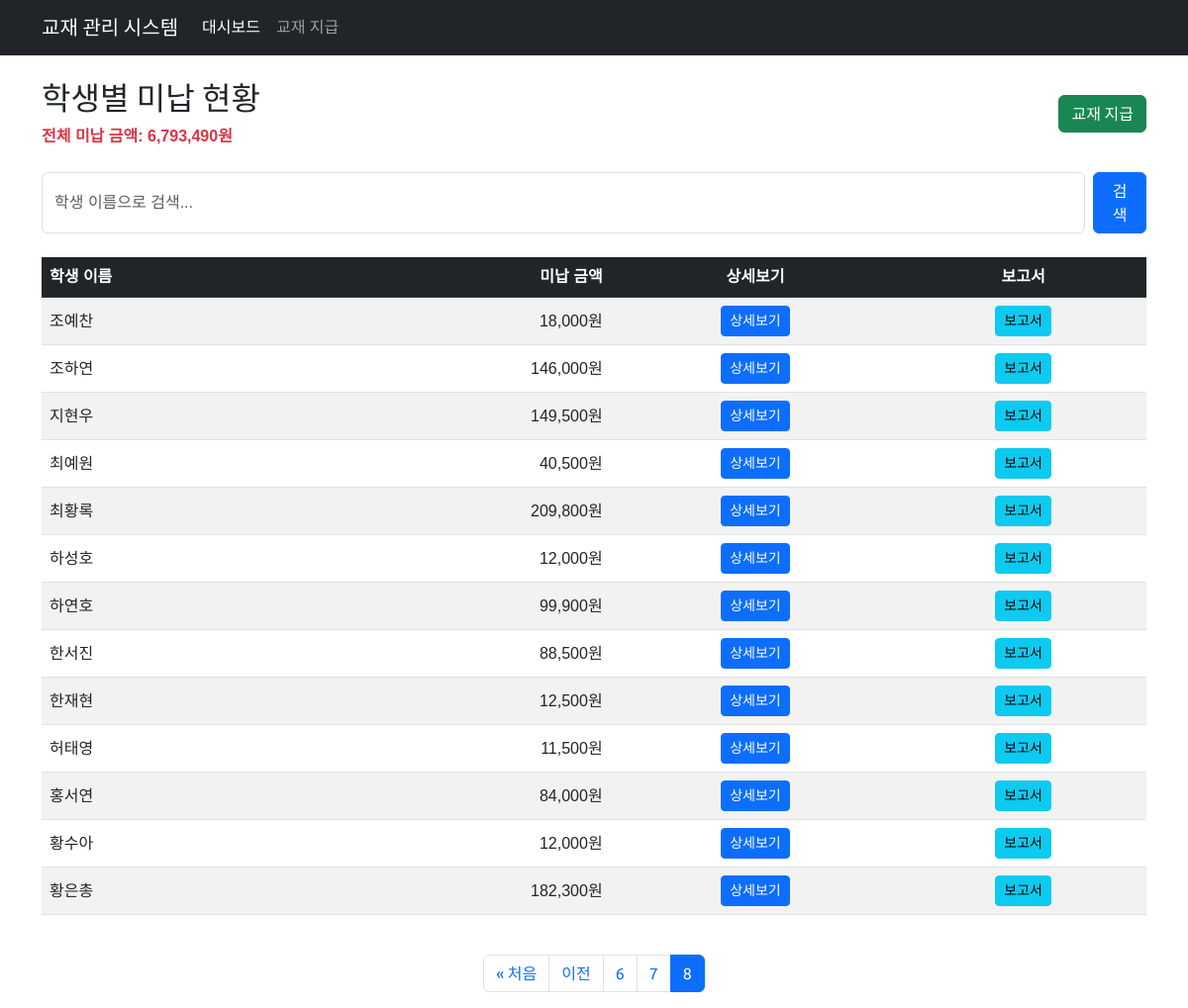
The page /textbook/dashboard/?page=8 on the database its author committed.
### textbook/models.py (models this page shows, shortened)
class Student(models.Model):
    name = models.CharField(max_length=255, unique=True, verbose_name='학생')
    class Meta:
        db_table = 'student'
        ordering = ['name']
        verbose_name = '학생'
        verbose_name_plural = '학생'

### textbook/views.py (the view)
# urls.py: path('dashboard/', views.dashboard, name='dashboard'),
def dashboard(request):
    search_query = request.GET.get('search', '').strip()
    students = Student.objects.annotate(
        unpaid_amount=Sum(
            'books__price',
            filter=Q(books__payment_date__isnull=True)
        )
    )
    if search_query:
        students = students.filter(name__icontains=search_query)
    else:
        students = students.filter(unpaid_amount__gt=0)
    students = students.order_by('name')
    total_students = students.count()
    total_unpaid = sum(student.unpaid_amount or 0 for student in students)
    paginator = Paginator(students, 20)  # 한 페이지당 20명
    page = request.GET.get('page')
    try:
        students_page = paginator.page(page)
    except PageNotAnInteger:
        students_page = paginator.page(1)
    except EmptyPage:
        students_page = paginator.page(paginator.num_pages)
    current_page = students_page.number
    total_pages = paginator.num_pages
    page_range = range(max(1, current_page - 2),
                      min(total_pages + 1, current_page + 3))
    context = {
        'students': students_page,
        'search_query': search_query,
        'total_students': total_students,
        'total_unpaid': total_unpaid,
        'page_range': page_range,
        'total_pages': total_pages,
        'current_page': current_page
    }
    return render(request, 'textbook/dashboard.html', context)

### textbook/templates/textbook/dashboard.html (shortened to what this page needs)
{% extends 'textbook/base.html' %}
{% load humanize %}
{% block content %}
<div class="row">
  <div class="col-12">
    <div class="d-flex justify-content-between align-items-center mb-4">
      <div>
        <h2>학생별 미납 현황</h2>
        <p class="text-danger mb-0">
          <strong>전체 미납 금액: {{ total_unpaid|intcomma }}원</strong>
        </p>
      </div>
      <div class="d-flex gap-2">
        <a href="{% url 'textbook:issue_book' %}" class="btn btn-success">
          교재 지급
        </a>
      </div>
    </div>
    <div class="mb-4">
      <form method="get" class="d-flex gap-2">
        <input
          type="search"
          name="search"
          class="form-control search-input max-width-300"
          placeholder="학생 이름으로 검색..."
          value="{{ search_query }}"
        />
        <button type="submit" class="btn btn-primary">검색</button>
      </form>
    </div>
    <div class="table-responsive">
      <table class="table table-striped table-hover align-middle">
        <thead class="table-dark">
          <tr>
            <th>학생 이름</th>
            <th class="text-end">미납 금액</th>
            <th class="text-center">상세보기</th>
            <th class="text-center">보고서</th>
          </tr>
        </thead>
        <tbody>
          {% for student in students %}
          <tr>
            <td>{{ student.name }}</td>
            <td class="text-end">{{ student.unpaid_amount|default:0|intcomma }}원</td>
            <td class="text-center">
              <a
                href="{% url 'textbook:student_detail' student.id %}"
                class="btn btn-primary btn-sm"
                >상세보기</a
              >
            </td>
            <td class="text-center">
              <button
                type="button"
                class="btn btn-info btn-sm"
                data-bs-toggle="modal"
                data-bs-target="#reportModal{{ student.id }}"
              >
                보고서
              </button>
            </td>
          </tr>
          {% empty %}
          <tr>
            <td colspan="4" class="text-center">
              {% if search_query %} 검색 결과가 없습니다. {% else %} 미납 교재가 있는 학생이 없습니다. {% endif %}
            </td>
          </tr>
          {% endfor %}
        </tbody>
      </table>
    </div>
    {% if students.paginator.num_pages > 1 %}
    <nav aria-label="페이지 탐색" class="mt-4">
      <ul class="pagination justify-content-center">
        {% if students.has_previous %}
        <li class="page-item">
          <a
            class="page-link"
            href="?page=1{% if search_query %}&search={{ search_query }}{% endif %}"
            >« 처음</a
          >
        </li>
        <li class="page-item">
          <a
            class="page-link"
            href="?page={{ students.previous_page_number }}{% if search_query %}&search={{ search_query }}{% endif %}"
            >이전</a
          >
        </li>
        {% endif %} {% for p in page_range %}
        <li class="page-item {% if p == current_page %}active{% endif %}">
          <a
            class="page-link"
            href="?page={{ p }}{% if search_query %}&search={{ search_query }}{% endif %}"
            >{{ p }}</a
          >
        </li>
        {% endfor %}
      </ul>
    </nav>
    {% endif %}
  </div>
</div>
{% endblock %}

### textbook/templates/textbook/base.html (style rules this page uses)
body { font-family: 'Noto Sans KR', sans-serif; }
h1, h2, h3, h4, h5, h6, .navbar-brand, .btn, .pagination { font-family: 'Ubuntu', 'Noto Sans KR', sans-serif; }

### rows shown on the page
Student: name "조예찬", unpaid_amount "18,000"
Student: name "조하연", unpaid_amount "146,000"
Student: name "지현우", unpaid_amount "149,500"
Student: name "최예원", unpaid_amount "40,500"
Student: name "최황록", unpaid_amount "209,800"
Student: name "하성호", unpaid_amount "12,000"
Student: name "하연호", unpaid_amount "99,900"
Student: name "한서진", unpaid_amount "88,500"
Student: name "한재현", unpaid_amount "12,500"
Student: name "허태영", unpaid_amount "11,500"
Student: name "홍서연", unpaid_amount "84,000"
Student: name "황수아", unpaid_amount "12,000"
Student: name "황은총", unpaid_amount "182,300"

### other values the page prints
{{ total_unpaid|intcomma }} "6,793,490"
{{ p }} "6" "7" "8"
